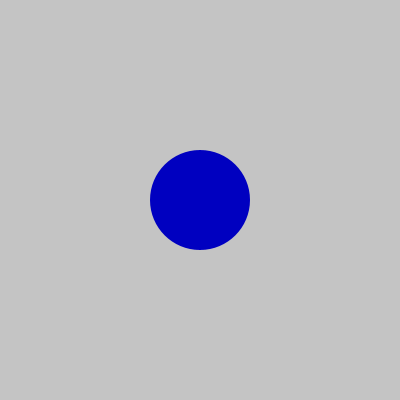
Frame 1 (no input)
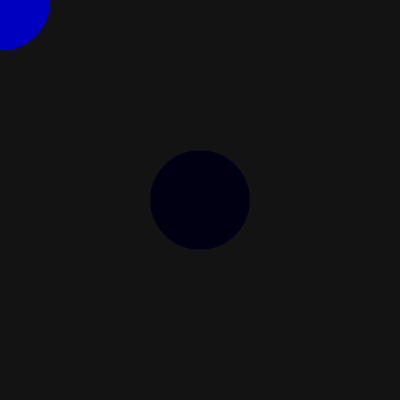
Frame 60 (the mouse pressed at the canvas centre just before this capture)
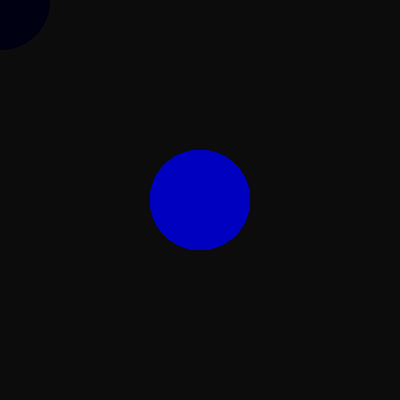
Frame 120 (the mouse held since frame 60 and released just before this capture)

The Processing sketch that drew these frames (run headless with seeded random() and noise(); from frame 60 on, the mouse is pressed at the canvas centre):

// Processing sketch: processing_129674
// ── processing_129674.pde

//Sophie Vennix
//Class3Notes
//1.21.14


float x, y;
float wd, ht;
float easingCoef;
{
  x=200;
  y=200;
  wd=100;
  ht=100;
}


void setup()
{  
   size(400,400);
   //noCursor();
   easingCoef=.01;
}

void draw()
{
    //background(0);
    noStroke();
    fill(0,0,200);
    ellipse(x,y,wd,ht);
    x=mouseX;
    y=mouseY;
    fill(0,10);
    rectMode(CORNER);
    rect(0,0, width, height);
    
}
